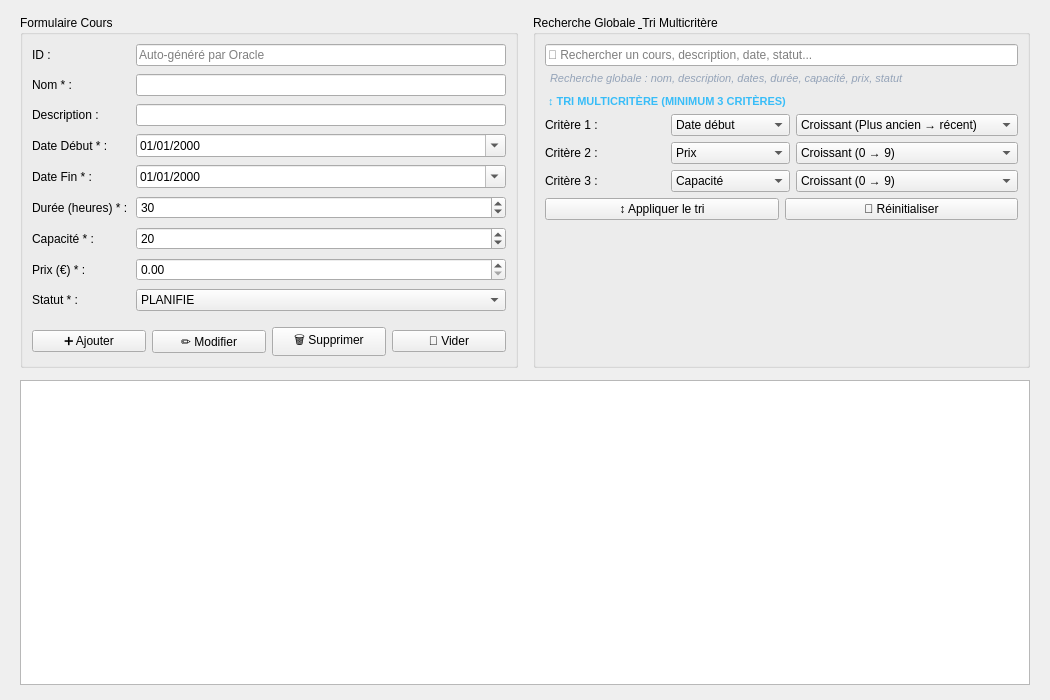
<?xml version="1.0" encoding="UTF-8"?>
<ui version="4.0">
 <class>CoursWidget</class>
 <widget class="QWidget" name="CoursWidget">
  <property name="geometry">
   <rect>
    <x>0</x>
    <y>0</y>
    <width>1050</width>
    <height>700</height>
   </rect>
  </property>
  <property name="windowTitle">
   <string>Gestion des Cours</string>
  </property>
  <layout class="QVBoxLayout" name="coursMainLayout">
   <property name="spacing">
    <number>12</number>
   </property>
   <property name="leftMargin">
    <number>20</number>
   </property>
   <property name="topMargin">
    <number>15</number>
   </property>
   <property name="rightMargin">
    <number>20</number>
   </property>
   <property name="bottomMargin">
    <number>15</number>
   </property>
   <item>
    <layout class="QHBoxLayout" name="coursTopLayout">
     <property name="spacing">
      <number>15</number>
     </property>
     <item>
      <widget class="QGroupBox" name="gbCoursForm">
       <property name="title">
        <string>Formulaire Cours</string>
       </property>
       <layout class="QVBoxLayout" name="formCoursContainerLayout">
        <item>
         <layout class="QGridLayout" name="gridCoursForm">
          <property name="spacing">
           <number>8</number>
          </property>
          <item row="0" column="0">
           <widget class="QLabel" name="lblCoursId">
            <property name="text">
             <string>ID :</string>
            </property>
           </widget>
          </item>
          <item row="0" column="1">
           <widget class="QLineEdit" name="txtCoursId">
            <property name="readOnly">
             <bool>true</bool>
            </property>
            <property name="placeholderText">
             <string>Auto-généré par Oracle</string>
            </property>
           </widget>
          </item>
          <item row="1" column="0">
           <widget class="QLabel" name="lblNomC">
            <property name="text">
             <string>Nom * :</string>
            </property>
           </widget>
          </item>
          <item row="1" column="1">
           <widget class="QLineEdit" name="txtCoursNom"/>
          </item>
          <item row="2" column="0">
           <widget class="QLabel" name="lblDescC">
            <property name="text">
             <string>Description :</string>
            </property>
           </widget>
          </item>
          <item row="2" column="1">
           <widget class="QLineEdit" name="txtCoursDescription"/>
          </item>
          <item row="3" column="0">
           <widget class="QLabel" name="lblDateDebC">
            <property name="text">
             <string>Date Début * :</string>
            </property>
           </widget>
          </item>
          <item row="3" column="1">
           <widget class="QDateEdit" name="dateCoursDebut">
            <property name="displayFormat">
             <string>dd/MM/yyyy</string>
            </property>
            <property name="calendarPopup">
             <bool>true</bool>
            </property>
           </widget>
          </item>
          <item row="4" column="0">
           <widget class="QLabel" name="lblDateFinC">
            <property name="text">
             <string>Date Fin * :</string>
            </property>
           </widget>
          </item>
          <item row="4" column="1">
           <widget class="QDateEdit" name="dateCoursFin">
            <property name="displayFormat">
             <string>dd/MM/yyyy</string>
            </property>
            <property name="calendarPopup">
             <bool>true</bool>
            </property>
           </widget>
          </item>
          <item row="5" column="0">
           <widget class="QLabel" name="lblDureeC">
            <property name="text">
             <string>Durée (heures) * :</string>
            </property>
           </widget>
          </item>
          <item row="5" column="1">
           <widget class="QSpinBox" name="spinCoursDuree">
            <property name="minimum">
             <number>1</number>
            </property>
            <property name="maximum">
             <number>1000</number>
            </property>
            <property name="value">
             <number>30</number>
            </property>
           </widget>
          </item>
          <item row="6" column="0">
           <widget class="QLabel" name="lblCapaciteC">
            <property name="text">
             <string>Capacité * :</string>
            </property>
           </widget>
          </item>
          <item row="6" column="1">
           <widget class="QSpinBox" name="spinCoursCapacite">
            <property name="minimum">
             <number>1</number>
            </property>
            <property name="maximum">
             <number>500</number>
            </property>
            <property name="value">
             <number>20</number>
            </property>
           </widget>
          </item>
          <item row="7" column="0">
           <widget class="QLabel" name="lblPrixC">
            <property name="text">
             <string>Prix (€) * :</string>
            </property>
           </widget>
          </item>
          <item row="7" column="1">
           <widget class="QDoubleSpinBox" name="doubleSpinCoursPrix">
            <property name="minimum">
             <double>0.000000000000000</double>
            </property>
            <property name="maximum">
             <double>99999.990000000000000</double>
            </property>
            <property name="singleStep">
             <double>10.000000000000000</double>
            </property>
            <property name="value">
             <double>0.000000000000000</double>
            </property>
           </widget>
          </item>
          <item row="8" column="0">
           <widget class="QLabel" name="lblStatutC">
            <property name="text">
             <string>Statut * :</string>
            </property>
           </widget>
          </item>
          <item row="8" column="1">
           <widget class="QComboBox" name="comboCoursStatut">
            <item>
             <property name="text">
              <string>PLANIFIE</string>
             </property>
            </item>
            <item>
             <property name="text">
              <string>EN_COURS</string>
             </property>
            </item>
            <item>
             <property name="text">
              <string>TERMINE</string>
             </property>
            </item>
            <item>
             <property name="text">
              <string>ANNULE</string>
             </property>
            </item>
           </widget>
          </item>
         </layout>
        </item>
        <item>
         <layout class="QHBoxLayout" name="coursBtnLayout">
          <property name="topMargin">
           <number>10</number>
          </property>
          <item>
           <widget class="QPushButton" name="btnCoursAjouter">
            <property name="text">
             <string>➕ Ajouter</string>
            </property>
            <property name="class" stdset="0">
             <string>btnPrimary</string>
            </property>
           </widget>
          </item>
          <item>
           <widget class="QPushButton" name="btnCoursModifier">
            <property name="text">
             <string>✏️ Modifier</string>
            </property>
            <property name="class" stdset="0">
             <string>btnWarning</string>
            </property>
           </widget>
          </item>
          <item>
           <widget class="QPushButton" name="btnCoursSupprimer">
            <property name="text">
             <string>🗑️ Supprimer</string>
            </property>
            <property name="class" stdset="0">
             <string>btnDanger</string>
            </property>
           </widget>
          </item>
          <item>
           <widget class="QPushButton" name="btnCoursVider">
            <property name="text">
             <string>🧹 Vider</string>
            </property>
            <property name="class" stdset="0">
             <string>btnSecondary</string>
            </property>
           </widget>
          </item>
         </layout>
        </item>
       </layout>
      </widget>
     </item>
     <item>
      <widget class="QGroupBox" name="gbCoursSearch">
       <property name="title">
        <string>Recherche Globale &amp; Tri Multicritère</string>
       </property>
       <layout class="QVBoxLayout" name="searchCoursContainerLayout">
        <property name="spacing">
         <number>6</number>
        </property>
        <item>
         <widget class="QLineEdit" name="txtSearchCoursGlobal">
          <property name="placeholderText">
           <string>🔎 Rechercher un cours, description, date, statut...</string>
          </property>
          <property name="clearButtonEnabled">
           <bool>true</bool>
          </property>
         </widget>
        </item>
        <item>
         <widget class="QLabel" name="lblSearchCoursHint">
          <property name="styleSheet">
           <string>color: #94a3b8; font-size: 11px; font-style: italic; padding-left: 2px;</string>
          </property>
          <property name="text">
           <string>Recherche globale : nom, description, dates, durée, capacité, prix, statut</string>
          </property>
         </widget>
        </item>
        <item>
         <widget class="QLabel" name="lblTriCoursTitre">
          <property name="styleSheet">
           <string>color: #38bdf8; font-size: 11px; font-weight: bold; margin-top: 4px;</string>
          </property>
          <property name="text">
           <string>↕ TRI MULTICRITÈRE (MINIMUM 3 CRITÈRES)</string>
          </property>
         </widget>
        </item>
        <item>
         <layout class="QGridLayout" name="gridTriCours">
          <property name="spacing">
           <number>6</number>
          </property>
          <item row="0" column="0">
           <widget class="QLabel" name="lblTriCours1">
            <property name="text">
             <string>Critère 1 :</string>
            </property>
           </widget>
          </item>
          <item row="0" column="1">
           <widget class="QComboBox" name="comboTriCoursCrit1">
            <item>
             <property name="text">
              <string>Date début</string>
             </property>
            </item>
            <item>
             <property name="text">
              <string>Nom</string>
             </property>
            </item>
            <item>
             <property name="text">
              <string>Date fin</string>
             </property>
            </item>
            <item>
             <property name="text">
              <string>Durée</string>
             </property>
            </item>
            <item>
             <property name="text">
              <string>Capacité</string>
             </property>
            </item>
            <item>
             <property name="text">
              <string>Prix</string>
             </property>
            </item>
            <item>
             <property name="text">
              <string>Statut</string>
             </property>
            </item>
           </widget>
          </item>
          <item row="0" column="2">
           <widget class="QComboBox" name="comboTriCoursOrdre1">
            <item>
             <property name="text">
              <string>Croissant (Plus ancien → récent)</string>
             </property>
            </item>
            <item>
             <property name="text">
              <string>Décroissant (Plus récent → ancien)</string>
             </property>
            </item>
           </widget>
          </item>
          <item row="1" column="0">
           <widget class="QLabel" name="lblTriCours2">
            <property name="text">
             <string>Critère 2 :</string>
            </property>
           </widget>
          </item>
          <item row="1" column="1">
           <widget class="QComboBox" name="comboTriCoursCrit2">
            <item>
             <property name="text">
              <string>Prix</string>
             </property>
            </item>
            <item>
             <property name="text">
              <string>Nom</string>
             </property>
            </item>
            <item>
             <property name="text">
              <string>Date début</string>
             </property>
            </item>
            <item>
             <property name="text">
              <string>Date fin</string>
             </property>
            </item>
            <item>
             <property name="text">
              <string>Durée</string>
             </property>
            </item>
            <item>
             <property name="text">
              <string>Capacité</string>
             </property>
            </item>
            <item>
             <property name="text">
              <string>Statut</string>
             </property>
            </item>
           </widget>
          </item>
          <item row="1" column="2">
           <widget class="QComboBox" name="comboTriCoursOrdre2">
            <item>
             <property name="text">
              <string>Croissant (0 → 9)</string>
             </property>
            </item>
            <item>
             <property name="text">
              <string>Décroissant (9 → 0)</string>
             </property>
            </item>
           </widget>
          </item>
          <item row="2" column="0">
           <widget class="QLabel" name="lblTriCours3">
            <property name="text">
             <string>Critère 3 :</string>
            </property>
           </widget>
          </item>
          <item row="2" column="1">
           <widget class="QComboBox" name="comboTriCoursCrit3">
            <item>
             <property name="text">
              <string>Capacité</string>
             </property>
            </item>
            <item>
             <property name="text">
              <string>Nom</string>
             </property>
            </item>
            <item>
             <property name="text">
              <string>Date début</string>
             </property>
            </item>
            <item>
             <property name="text">
              <string>Date fin</string>
             </property>
            </item>
            <item>
             <property name="text">
              <string>Durée</string>
             </property>
            </item>
            <item>
             <property name="text">
              <string>Prix</string>
             </property>
            </item>
            <item>
             <property name="text">
              <string>Statut</string>
             </property>
            </item>
           </widget>
          </item>
          <item row="2" column="2">
           <widget class="QComboBox" name="comboTriCoursOrdre3">
            <item>
             <property name="text">
              <string>Croissant (0 → 9)</string>
             </property>
            </item>
            <item>
             <property name="text">
              <string>Décroissant (9 → 0)</string>
             </property>
            </item>
           </widget>
          </item>
         </layout>
        </item>
        <item>
         <layout class="QHBoxLayout" name="layoutBtnTriCours">
          <item>
           <widget class="QPushButton" name="btnCoursAppliquerTri">
            <property name="text">
             <string>↕ Appliquer le tri</string>
            </property>
            <property name="class" stdset="0">
             <string>btnPrimary</string>
            </property>
           </widget>
          </item>
          <item>
           <widget class="QPushButton" name="btnCoursResetTri">
            <property name="text">
             <string>🔄 Réinitialiser</string>
            </property>
            <property name="class" stdset="0">
             <string>btnSecondary</string>
            </property>
           </widget>
          </item>
         </layout>
        </item>
        <item>
         <spacer name="searchCoursSpacer">
          <property name="orientation">
           <enum>Qt::Orientation::Vertical</enum>
          </property>
          <property name="sizeHint" stdset="0">
           <size>
            <width>20</width>
            <height>20</height>
           </size>
          </property>
         </spacer>
        </item>
       </layout>
      </widget>
     </item>
    </layout>
   </item>
   <item>
    <widget class="QTableView" name="tableCours">
     <property name="editTriggers">
      <set>QAbstractItemView::EditTrigger::NoEditTriggers</set>
     </property>
     <property name="alternatingRowColors">
      <bool>true</bool>
     </property>
     <property name="selectionMode">
      <enum>QAbstractItemView::SelectionMode::SingleSelection</enum>
     </property>
     <property name="selectionBehavior">
      <enum>QAbstractItemView::SelectionBehavior::SelectRows</enum>
     </property>
    </widget>
   </item>
  </layout>
 </widget>
 <resources/>
 <connections/>
</ui>
